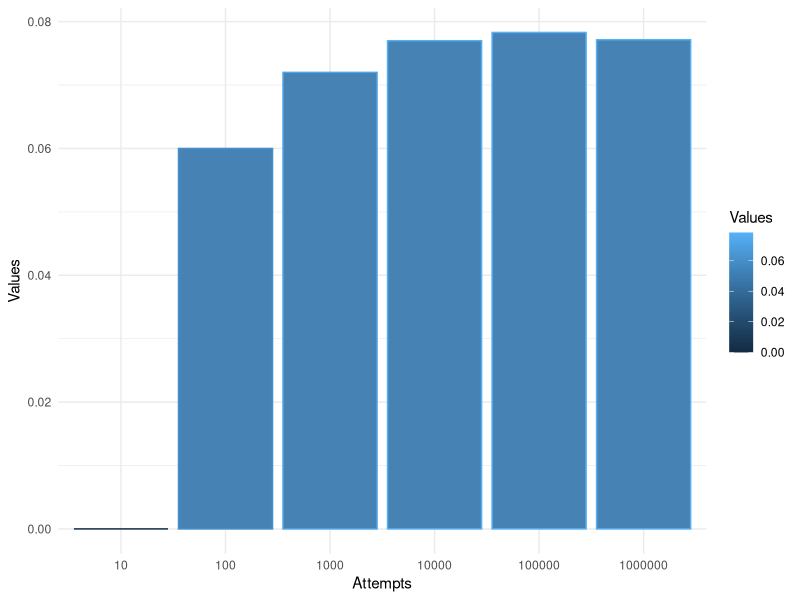
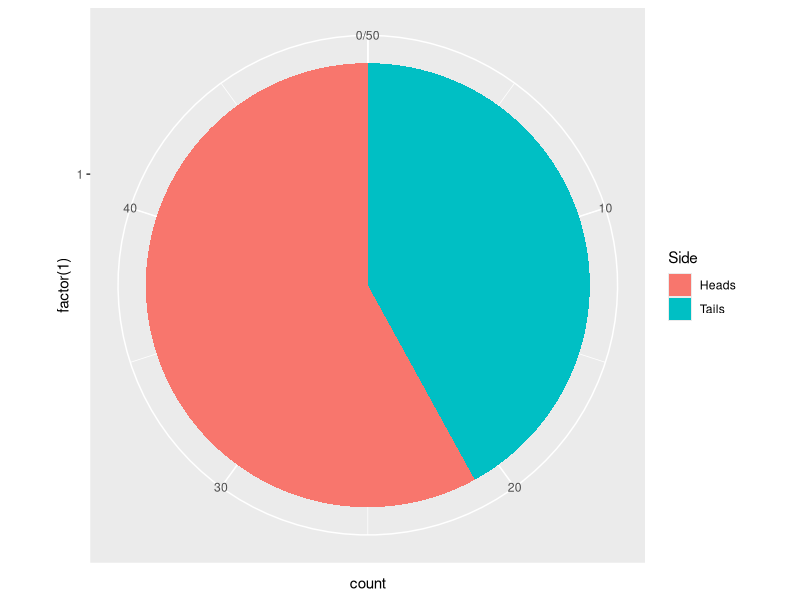
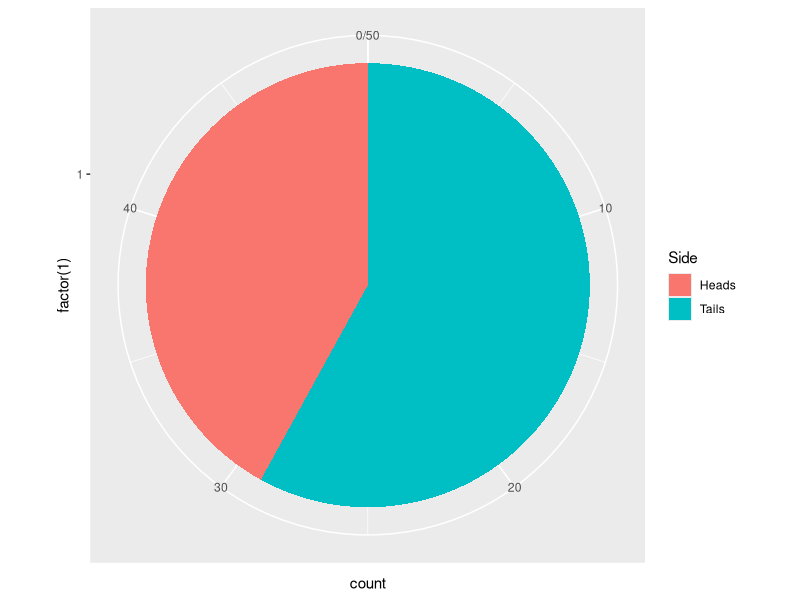
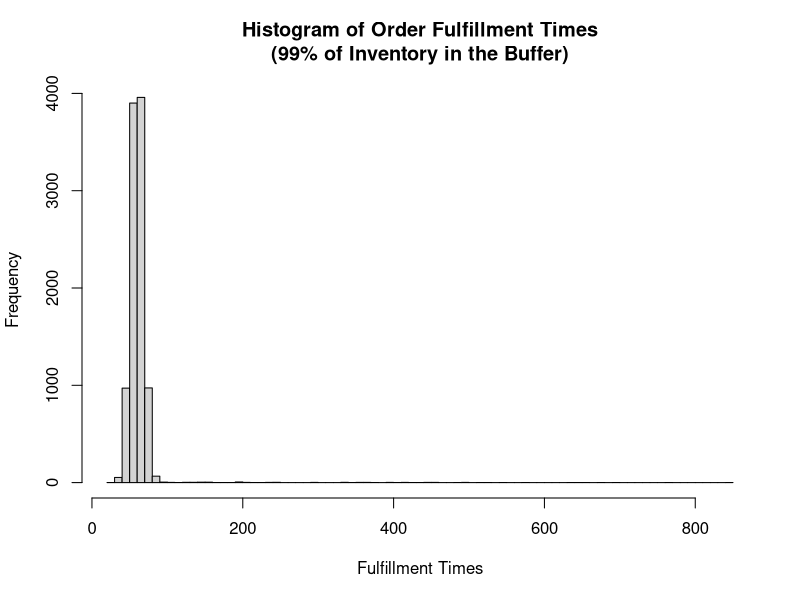
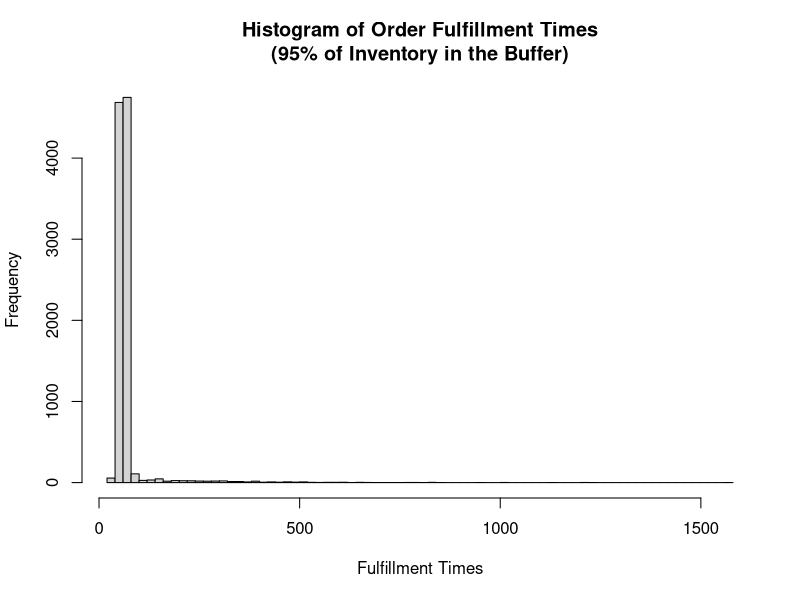
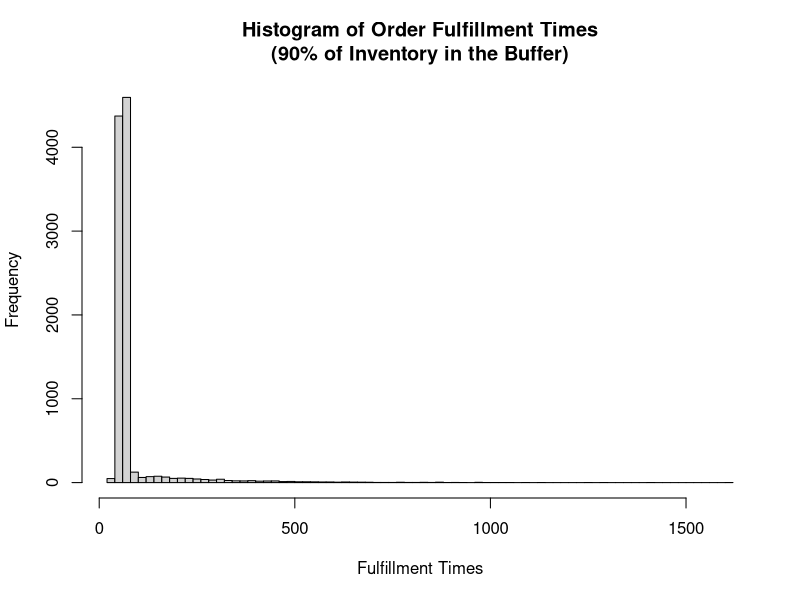
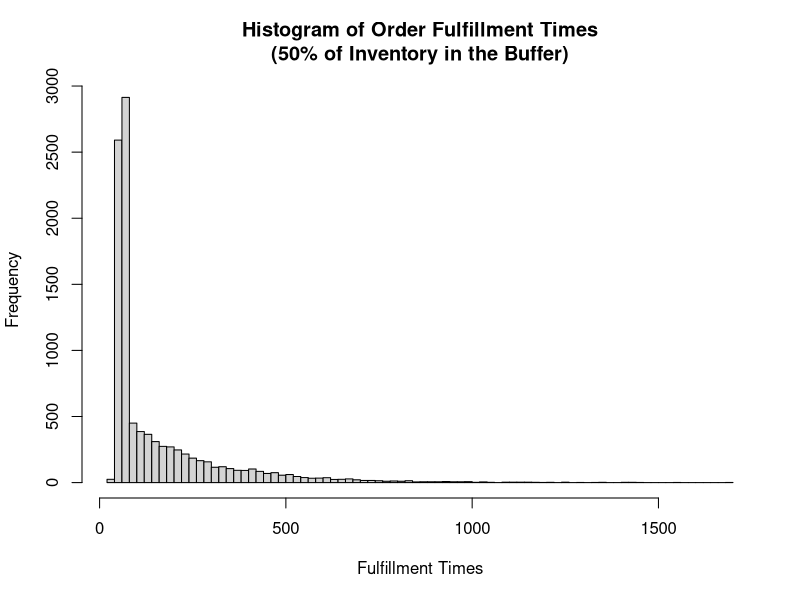

R code for these plots, in order:
## ---- chunk 1
library(ggplot2)
## ---- chunk 2
drawAces <- function(attempts) {      # Wrapper function
  
  drawAce <- function(){              # Inner function
  
    foundAce = FALSE                  # Setup variable
    aCard <- sample(1:52,1)           # Create deck and pick a card
    if ((aCard %% 13) == 0) {         # Cards 13,26,39,52 are aces (all of these are modulus %% of 13)
      foundAce <- TRUE
    } 
    return (foundAce)
  }
  
  totalAces <- 0                      # Initialize ace counter
  for (i in 1:attempts){              # Simple for loop to attempts
    aResult <- drawAce()              # Draw a card (notice "inner" function)
    if(aResult == TRUE) {
      totalAces <- totalAces+1
    } 
  }
  return(totalAces/attempts)
}
## ---- chunk 3
# The greater number of attempts, the closer the simulation results calculate the probability
df <- data.frame(Attempts=c("10", "100", "1000","10000","100000","1000000"), Values=
        c(drawAces(10),
        drawAces(100),
        drawAces(1000),
        drawAces(10000),
        drawAces(100000),
        drawAces(100000)))

ggplot(data=df, aes(x=Attempts, y=Values, color=Values)) +
      geom_bar(stat="identity", fill="steelblue")+
      theme_minimal()

df     # Let's print out the data frame so we can see it
## ---- chunk 4

datalist = list()
for (i in 1:50) {
  dat <- data.frame(Value = sample(0:1,1))
  if(dat == 0){
    dat$Side = "Heads"
  }
  else{
    dat$Side = "Tails"
  }
  datalist[[i]] <- dat # add it to your list
}
df = do.call(rbind, datalist)
ggplot(df, aes(x=factor(1), fill=Side))+
  geom_bar(width = 1)+
  coord_polar("y")

df    # Let's print out the data frame so we can see it
## ---- chunk 5
datalist = list()
for (i in 1:50) {
  dat <- data.frame(Value = rbinom(1,size=1,prob=0.5))
  if(dat == 0){
    dat$Side = "Heads"
  }
  else{
    dat$Side = "Tails"
  }
  datalist[[i]] <- dat # add it to your list
}
df = do.call(rbind, datalist)
ggplot(df, aes(x=factor(1), fill=Side))+
  geom_bar(width = 1)+
  coord_polar("y")

df      # Let's print out the data frame so we can see it
## ---- chunk 6
myBinomialPD <- function(x,n,p) {
  aResultSet <- vector(mode='numeric',length=length(x))    # Create a result set to return
  for (i in 1:length(x)) {
     aResultSet[i] <- (factorial(n)/(factorial(x[i])*factorial(n-x[i])))*(p^x[i])*(1-p)^(n-x[i])
  }
  return(aResultSet)
}
## ---- chunk 7
myBinomialPD(1,10,0.6)

# Display Binomial distribution table as a test
for (i in 0:10) {
  aResult <- myBinomialPD(i,10,0.6)
  print(aResult)
}

## ---- chunk 8
myBinomialPD(c(0:10),10,0.6)
dbinom(c(0:10),10,0.6)
## ---- chunk 9
myQuantile <- function(x,y){
  
  x <- sort(x)     # Adding in a sort() because we want consistent splits on the quantile
  aResultSet <- vector(mode='numeric',length = length(y))
  
  for(i in 1:length(y)){                           # Same type of loop
    aStartPos <- (y[i] * length(x))                # Set the start position
    if(aStartPos == 0) {                           # Safety catch to make sure you do not start with a negative
      aStartPos = 1
    }
    aResultSet[i] <- x[floor(aStartPos)]           # Calculate 
  }
  resultSetNames <- y*100                          # y is used to setup the quantile splits 0, 25, 50, 75, 100
  names(aResultSet) <- resultSetNames              # names() attaches that quantile split to name the object
  return(aResultSet)
}
## ---- chunk 10
aPD <- dbinom(c(0:5),5,0.5)
myQuantile(aPD,c(0,0.25,0.5,0.75,1.0))
quantile(aPD,c(0,0.25,0.5,0.75,1.0),type=3)
## ---- chunk 11
aPD <- dbinom(c(0:15),15,0.5)
myQuantile(aPD,c(0,0.25,0.5,0.75,1.0))
quantile(aPD,c(0,0.25,0.5,0.75,1.0),type=3)
## ---- chunk 12
set.seed(1234)
x= sample(1:50, 100, replace=TRUE)

m = mean(x)
s = sd(x)
zscore = (x - m)/s        # z-score = (sample - mean) / standard deviation
summary(x)                # Overall summary of the sample
summary(zscore)           # Show a summary of the z-score
                          
sc_zscore = scale(x)[,1]  # For good measure, let's use scale() to calculate the z-score
summary(sc_zscore)        # And compare it to the summary(zscore) above.  They are identical
## ---- chunk 13
inventorySimulation <- function(numberOfOrders,inventoryAvailable){

    printStats <- function (aSimResult, inventoryAvailable) {
      
      result<- paste("Fulfillment Time (without replenishment):\t",mean(aSimResult$fulfillTime),"\n",sep="")
      aReplenishment <- aSimResult$replenishTime[aSimResult$replenishTime >0]
      
      result<- paste(result,"Items missing from the buffer:\t\t\t",length(aReplenishment),"\n",sep="")
      result<- paste(result,"Average buffer replenishment time:\t\t",mean(aReplenishment),"\n",sep="")
      
  
      result<- paste(result,"\nOverall Fulfillment Time Summary\n",sep="")
      result<- paste(result,"Average:\t",mean(aSimResult$totalTime),"\n",sep="")
      result<- paste(result,"Median:\t\t",median(aSimResult$totalTime),"\n\n\t\tQuantile\n",sep="")
      
      cat(result)
      print(quantile(aSimResult$totalTime))
     
      
      hist(aSimResult$totalTime, 
           main=paste("Histogram of Order Fulfillment Times\n(",inventoryAvailable*100,"% of Inventory in the Buffer)", sep=""),
           xlab="Fulfillment Times", 
           breaks=100)
      
    } 
  
  # Randomly simulate an order availability mix 
  inventoryDistribution <- runif(numberOfOrders,0,1)
  
  aResultSet <- data.frame(fulfillTime = numeric(numberOfOrders),replenishTime = numeric(numberOfOrders))
  
  for (i in 1:numberOfOrders) {
    
    # All orders need to go through the buffer, so a base amount of time is added.  This is modeled as a normal distribution since
    # the automated tote retrieval times are not a constant value.
    aResultSet$fulfillTime[i] <- rnorm(1,mean=60,sd=8)
    
    
    if (inventoryDistribution[i] >= inventoryAvailable) {
      # Inventory not in buffer, so time needs to be added 
      aResultSet$replenishTime[i] <- rexp(1,.005)
    } else {
      #Inventory is in the buffer
      aResultSet$replenishTime[i] <- 0
    }
  }
  
  aResultSet$totalTime <- aResultSet$fulfillTime + aResultSet$replenishTime 
  
  printStats(aResultSet, inventoryAvailable)
  
  return(aResultSet)
}
## ---- chunk 14
sim_99 <- inventorySimulation(10000,0.99)
sim_95 <- inventorySimulation(10000,0.95)
sim_90 <- inventorySimulation(10000,0.90)
sim_50 <- inventorySimulation(10000,0.50)
